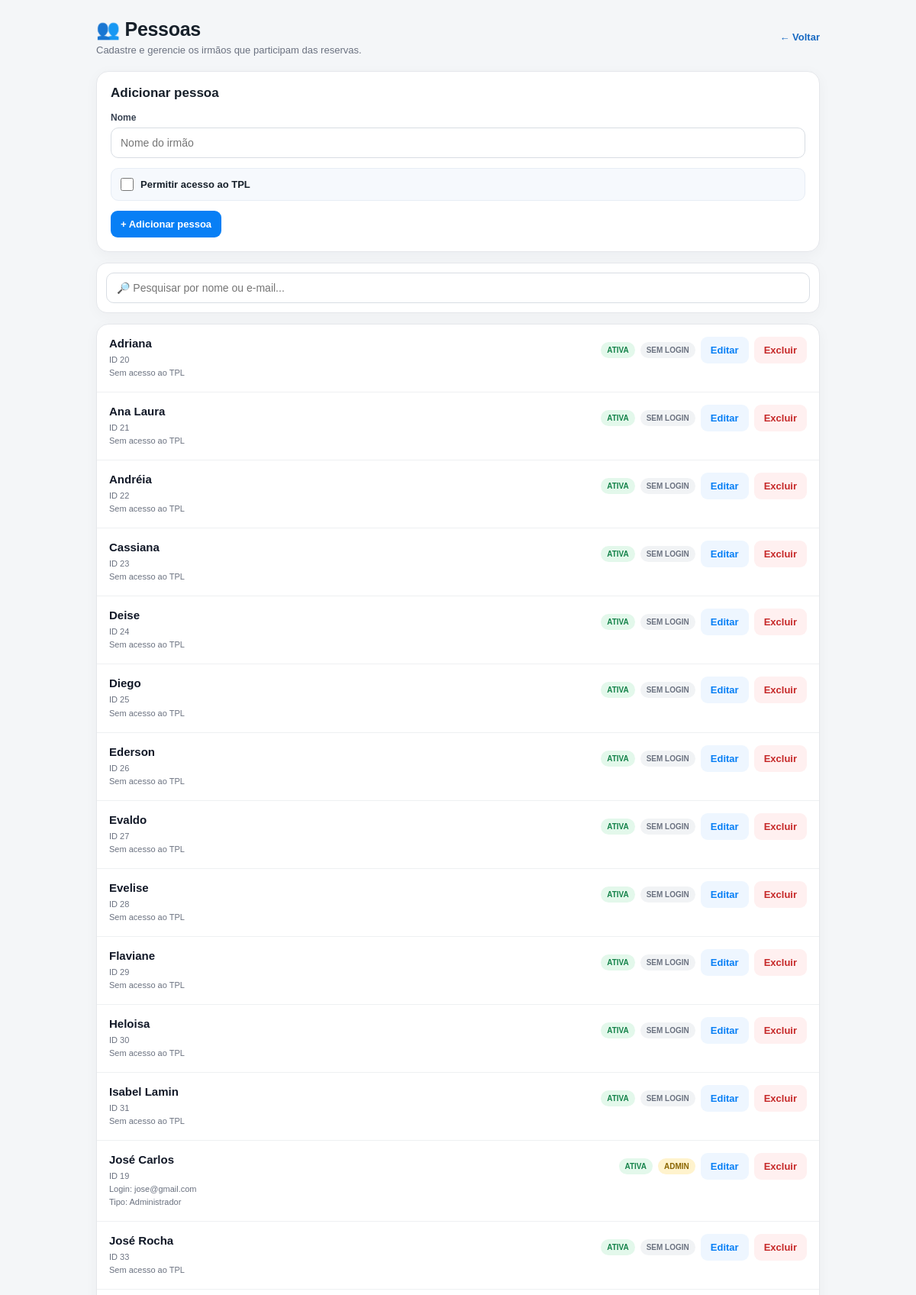
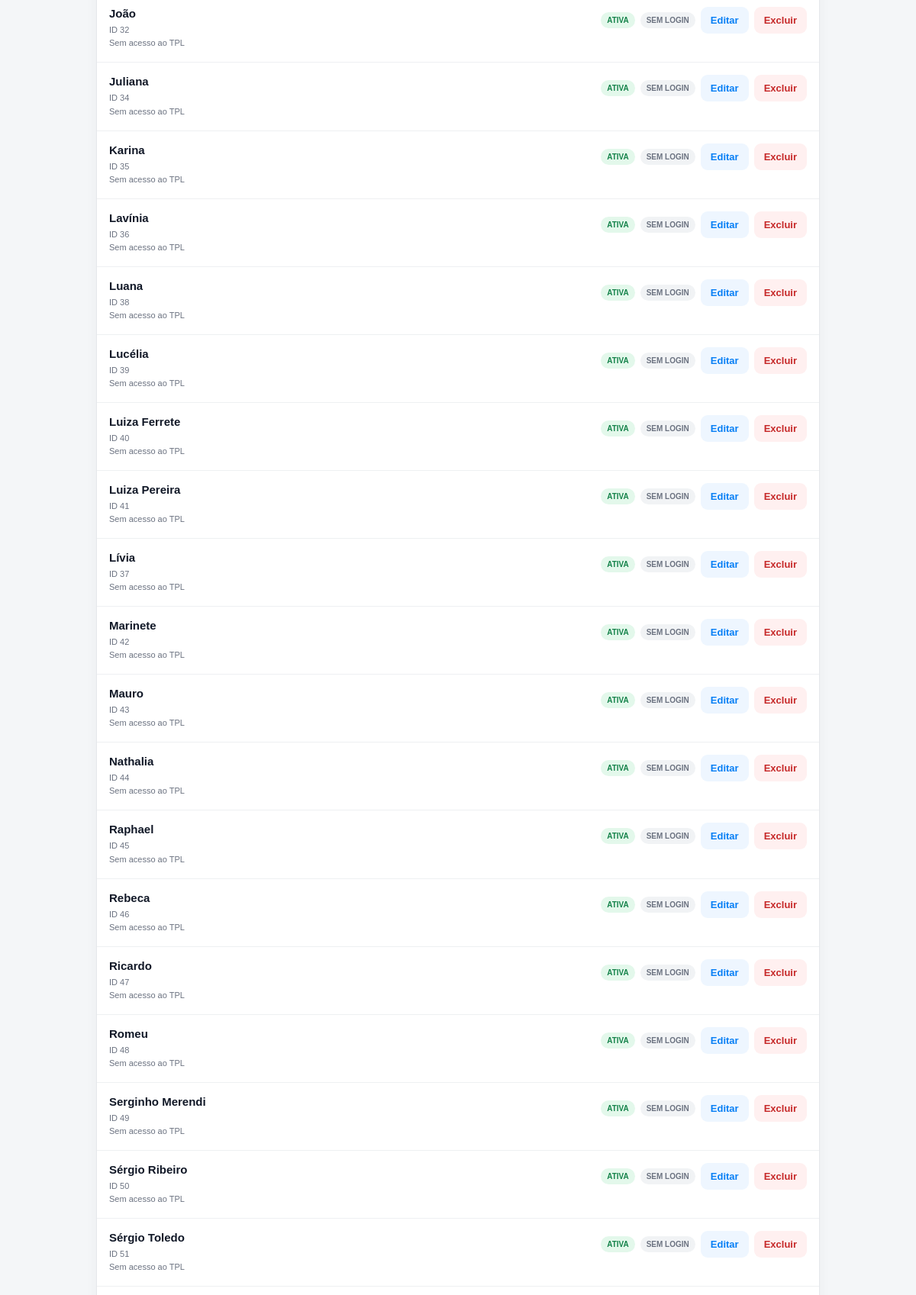
/admin/pessoas (signed in, upper part), run on the app's committed database (2 pictures, top to bottom).
### app/models.py (models this page shows, shortened)
class Pessoa(db.Model):
    id = db.Column(
        db.Integer,
        primary_key=True
    )
    nome = db.Column(
        db.String(100),
        nullable=False,
        unique=True
    )
    ativo = db.Column(
        db.Boolean,
        default=True
    )
    usuario_id = db.Column(
        db.Integer,
        db.ForeignKey("usuario.id"),
        nullable=True,
        unique=True
    )
    usuario = db.relationship(
        "Usuario",
        foreign_keys=[usuario_id]
    )

class Usuario(db.Model):
    id = db.Column(
        db.Integer,
        primary_key=True
    )
    nome = db.Column(
        db.String(100),
        nullable=False
    )
    email = db.Column(
        db.String(120),
        unique=True,
        nullable=False
    )
    senha = db.Column(
        db.String(200),
        nullable=False
    )
    tipo = db.Column(
        db.String(20),
        default="IRMAO"
    )
    ativo = db.Column(
        db.Boolean,
        default=True
    )
    @property
    def is_authenticated(self):
        return True

### app/routes.py (the view)
@routes.route("/admin/pessoas")
@admin_required
def admin_pessoas():
    pessoas = Pessoa.query.order_by(Pessoa.nome).all()
    return render_template(
        "admin_pessoas.html",
        pessoas=pessoas
    )

### app/routes.py (called while the page is built)
@routes.after_request
def impedir_cache_da_agenda(response):
    if request.endpoint == "routes.agenda":
        response.headers["Cache-Control"] = "no-store, no-cache, must-revalidate, max-age=0"
        response.headers["Pragma"] = "no-cache"
        response.headers["Expires"] = "0"
    return response

def admin_required(view):
    @wraps(view)
    @login_required
    def wrapper(*args, **kwargs):
        if current_user.tipo != "ADMIN":
            flash("Esta área é exclusiva para administradores.", "danger")
            return redirect(url_for("routes.agenda"))
        return view(*args, **kwargs)
    return wrapper

### app/templates/admin_pessoas.html (shortened to what this page needs)
<!DOCTYPE html>
<html lang="pt-BR">
<head>
    <link rel="stylesheet" href="{{ url_for('static', filename='css/style.css') }}">
</head>
<body>
<div class="app">
    <main class="pessoas-page">
        <div class="pessoas-topo">
            <div>
                <h1>👥 Pessoas</h1>
                <p>Cadastre e gerencie os irmãos que participam das reservas.</p>
            </div>
            <a class="btn-voltar" href="{{ url_for('routes.admin') }}">
                ← Voltar
            </a>
        </div>
        <div class="box">
            <h2>Adicionar pessoa</h2>
            <form method="POST"
                  action="{{ url_for('routes.adicionar_pessoa') }}"
                  id="formAdicionarPessoa">
                <div class="campo">
                    <label for="nome">Nome</label>
                    <input
                        type="text"
                        id="nome"
                        name="nome"
                        placeholder="Nome do irmão"
                        required
                        autocomplete="off"
                    >
                </div>
                <div class="login-opcao">
                    <input
                        type="checkbox"
                        id="acesso_login"
                        name="permitir_acesso"
                        value="sim"
                        onchange="mostrarCamposLoginAdicionar()"
                    >
                    <label for="acesso_login">
                        Permitir acesso ao TPL
                    </label>
                </div>
                <button class="btn btn-primary" type="submit">
                    + Adicionar pessoa
                </button>
            </form>
        </div>
        <div class="busca-pessoas">
            <input
                type="search"
                id="buscaPessoa"
                placeholder="🔎 Pesquisar por nome ou e-mail..."
                autocomplete="off"
            >
        </div>
        <div class="lista-pessoas">
            {% for pessoa in pessoas %}
                <div
                    class="pessoa"
                    data-search="{{ pessoa.nome|lower }} {% if pessoa.usuario %}{{ pessoa.usuario.email|lower }}{% endif %}"
                >
                    <div class="pessoa-info">
                        <div class="pessoa-nome">
                            {{ pessoa.nome }}
                        </div>
                        <div class="pessoa-meta">
                            ID {{ pessoa.id }}
                            {% if pessoa.usuario %}
                                <br>
                                Login: {{ pessoa.usuario.email }}
                                <br>
                                Tipo:
                                {% if pessoa.usuario.tipo == "ADMIN" %}
                                    Administrador
                                {% else %}
                                    Irmão
                                {% endif %}
                            {% else %}
                                <br>
                                Sem acesso ao TPL
                            {% endif %}
                        </div>
                    </div>
                    <div class="pessoa-acoes">
                        {% if pessoa.ativo %}
                            <span class="badge badge-ativo">ATIVA</span>
                        {% else %}
                            <span class="badge badge-inativo">INATIVA</span>
                        {% endif %}
                        {% if pessoa.usuario %}
                            {% if pessoa.usuario.ativo %}
                                {% if pessoa.usuario.tipo == "ADMIN" %}
                                    <span class="badge badge-admin">ADMIN</span>
                                {% else %}
                                    <span class="badge badge-login">LOGIN ATIVO</span>
                                {% endif %}
                            {% else %}
                                <span class="badge badge-sem-login">LOGIN INATIVO</span>
                            {% endif %}
                        {% else %}
                            <span class="badge badge-sem-login">SEM LOGIN</span>
                        {% endif %}
                        <button
                            type="button"
                            class="btn btn-editar"
                            onclick="editarPessoa({{ pessoa.id }})"
                        >
                            Editar
                        </button>
                        <form
                            method="POST"
                            action="{{ url_for('routes.excluir_pessoa', pessoa_id=pessoa.id) }}"
                        >
                            <button
                                class="btn btn-desativar"
                                type="submit"
                                onclick="return confirm('Tem certeza que deseja excluir esta pessoa?');"
                            >
                                Excluir
                            </button>
                        </form>
                    </div>
                </div>
            {% else %}
                <div style="padding:30px;text-align:center;color:#6b7280;">
                    Nenhuma pessoa cadastrada.
                </div>
            {% endfor %}
        </div>
    </main>
</div>
</body>
</html>

### app/static/css/style.css (style rules this page uses)
* { box-sizing: border-box; margin: 0; padding: 0; }
body { font-family: Arial, sans-serif; background: #f4f6f8; color: #17202a; padding-bottom: 80px; }
h2 { font-size: 18px; margin: 18px 0 12px; }
button { border: none; background: #0756ad; color: white; padding: 10px 18px; border-radius: 7px; font-size: 14px; font-weight: bold; cursor: pointer; }
.lista-pessoas { background: #fff; border: 1px solid #e1e5ea; border-radius: 12px; overflow: visible; }
.lista-pessoas { margin-top: 8px; display: flex; flex-direction: column; border: 1px solid #e1e5e9; border-radius: 10px; overflow: hidden; max-height: 330px; overflow-y: auto; }

### app/templates/admin_pessoas.html (style rules this page uses)
.pessoas-page { max-width: 980px; margin: 0 auto; padding: 24px 16px 40px; min-height: 100vh; }
.pessoas-topo { display: flex; align-items: center; justify-content: space-between; gap: 16px; margin-bottom: 20px; }
.pessoas-topo h1 { margin: 0; font-size: 25px; letter-spacing: -.3px; }
.pessoas-topo p { margin: 5px 0 0; color: #6b7280; font-size: 13px; }
.btn-voltar { color: #1769c2; text-decoration: none; font-size: 13px; font-weight: 600; white-space: nowrap; }
.box { background: #fff; border: 1px solid #e5e7eb; border-radius: 16px; padding: 18px; margin-bottom: 14px; box-shadow: 0 4px 18px rgba(15, 23, 42, .04); }
.box h2 { margin: 0 0 15px; font-size: 17px; }
.campo { margin-bottom: 12px; }
.campo label { display: block; margin-bottom: 6px; font-size: 12px; font-weight: 700; color: #374151; }
.campo input, .campo select { width: 100%; padding: 11px 12px; border: 1px solid #d8dde3; border-radius: 10px; font-size: 14px; box-sizing: border-box; background: #fff; }
.login-opcao { display: flex; align-items: center; gap: 9px; margin: 13px 0; padding: 12px; background: #f6f9fd; border: 1px solid #e7edf5; border-radius: 10px; }
.login-opcao input { width: 17px; height: 17px; margin: 0; accent-color: #087ff5; }
.login-opcao label { margin: 0; font-size: 13px; font-weight: 700; cursor: pointer; }
.btn { border: 0; border-radius: 9px; padding: 10px 13px; font-size: 13px; font-weight: 700; cursor: pointer; transition: .15s ease; }
.btn-primary { background: #087ff5; color: #fff; }
.btn-editar { background: #eef6ff; color: #087ff5; }
.btn-desativar { background: #fff0f0; color: #c62828; }
.busca-pessoas { display: flex; align-items: center; gap: 10px; background: #fff; border: 1px solid #e5e7eb; border-radius: 14px; padding: 12px; margin-bottom: 14px; box-shadow: 0 4px 18px rgba(15, 23, 42, .03); }
.busca-pessoas input { width: 100%; padding: 11px 13px; border: 1px solid #d8dde3; border-radius: 10px; font-size: 14px; outline: none; box-sizing: border-box; }
.lista-pessoas { background: #fff; border: 1px solid #e5e7eb; border-radius: 16px; overflow: visible; box-shadow: 0 4px 18px rgba(15, 23, 42, .04); }
.pessoa { display: flex; align-items: flex-start; justify-content: space-between; gap: 15px; padding: 16px; border-bottom: 1px solid #eef0f2; flex-wrap: wrap; }
.pessoa-info { flex: 1; min-width: 210px; }
.pessoa-nome { font-size: 15px; font-weight: 800; color: #111827; }
.pessoa-meta { margin-top: 5px; font-size: 11px; color: #6b7280; line-height: 1.55; }
.pessoa-acoes { display: flex; align-items: center; justify-content: flex-end; gap: 7px; flex-wrap: wrap; }
.badge { padding: 5px 8px; border-radius: 999px; font-size: 10px; font-weight: 800; white-space: nowrap; }
.badge-ativo { background: #e3f8eb; color: #16834b; }
.badge-admin { background: #fff3cd; color: #8a6500; }
.badge-sem-login { background: #f1f3f5; color: #6b7280; }
.pessoa { overflow: visible !important; height: auto !important; max-height: none !important; }
.lista-pessoas { width: 100% !important; height: auto !important; min-height: 0 !important; max-height: none !important; overflow: visible !important; box-sizing: border-box; }
.lista-pessoas .pessoa { width: 100%; height: auto !important; min-height: 0 !important; max-height: none !important; overflow: visible !important; box-sizing: border-box; }

### data on the page
Pessoa: nome "Adriana", id "20", shows "Sem acesso ao TPL", ativo "ATIVA", shows "SEM LOGIN"
Pessoa: nome "Ana Laura", id "21", shows "Sem acesso ao TPL", ativo "ATIVA", shows "SEM LOGIN"
Pessoa: nome "Andréia", id "22", shows "Sem acesso ao TPL", ativo "ATIVA", shows "SEM LOGIN"
Pessoa: nome "Cassiana", id "23", shows "Sem acesso ao TPL", ativo "ATIVA", shows "SEM LOGIN"
Pessoa: nome "Deise", id "24", shows "Sem acesso ao TPL", ativo "ATIVA", shows "SEM LOGIN"
Pessoa: nome "Diego", id "25", shows "Sem acesso ao TPL", ativo "ATIVA", shows "SEM LOGIN"
Pessoa: nome "Ederson", id "26", shows "Sem acesso ao TPL", ativo "ATIVA", shows "SEM LOGIN"
Pessoa: nome "Evaldo", id "27", shows "Sem acesso ao TPL", ativo "ATIVA", shows "SEM LOGIN"
Pessoa: nome "Evelise", id "28", shows "Sem acesso ao TPL", ativo "ATIVA", shows "SEM LOGIN"
Pessoa: nome "Flaviane", id "29", shows "Sem acesso ao TPL", ativo "ATIVA", shows "SEM LOGIN"
Pessoa: nome "Heloisa", id "30", shows "Sem acesso ao TPL", ativo "ATIVA", shows "SEM LOGIN"
Pessoa: nome "Isabel Lamin", id "31", shows "Sem acesso ao TPL", ativo "ATIVA", shows "SEM LOGIN"
Pessoa: nome "José Carlos", id "19", usuario.email "jose@gmail.com", shows "Administrador", ativo "ATIVA", shows "ADMIN"
Pessoa: nome "José Rocha", id "33", shows "Sem acesso ao TPL", ativo "ATIVA", shows "SEM LOGIN"
Pessoa: nome "João", id "32", shows "Sem acesso ao TPL", ativo "ATIVA", shows "SEM LOGIN"
Pessoa: nome "Juliana", id "34", shows "Sem acesso ao TPL", ativo "ATIVA", shows "SEM LOGIN"
Pessoa: nome "Karina", id "35", shows "Sem acesso ao TPL", ativo "ATIVA", shows "SEM LOGIN"
Pessoa: nome "Lavínia", id "36", shows "Sem acesso ao TPL", ativo "ATIVA", shows "SEM LOGIN"
Pessoa: nome "Luana", id "38", shows "Sem acesso ao TPL", ativo "ATIVA", shows "SEM LOGIN"
Pessoa: nome "Lucélia", id "39", shows "Sem acesso ao TPL", ativo "ATIVA", shows "SEM LOGIN"
Pessoa: nome "Luiza Ferrete", id "40", shows "Sem acesso ao TPL", ativo "ATIVA", shows "SEM LOGIN"
Pessoa: nome "Luiza Pereira", id "41", shows "Sem acesso ao TPL", ativo "ATIVA", shows "SEM LOGIN"
Pessoa: nome "Lívia", id "37", shows "Sem acesso ao TPL", ativo "ATIVA", shows "SEM LOGIN"
Pessoa: nome "Marinete", id "42", shows "Sem acesso ao TPL", ativo "ATIVA", shows "SEM LOGIN"
Pessoa: nome "Mauro", id "43", shows "Sem acesso ao TPL", ativo "ATIVA", shows "SEM LOGIN"
Pessoa: nome "Nathalia", id "44", shows "Sem acesso ao TPL", ativo "ATIVA", shows "SEM LOGIN"
Pessoa: nome "Raphael", id "45", shows "Sem acesso ao TPL", ativo "ATIVA", shows "SEM LOGIN"
Pessoa: nome "Rebeca", id "46", shows "Sem acesso ao TPL", ativo "ATIVA", shows "SEM LOGIN"
Pessoa: nome "Ricardo", id "47", shows "Sem acesso ao TPL", ativo "ATIVA", shows "SEM LOGIN"
Pessoa: nome "Romeu", id "48", shows "Sem acesso ao TPL", ativo "ATIVA", shows "SEM LOGIN"
Pessoa: nome "Serginho Merendi", id "49", shows "Sem acesso ao TPL", ativo "ATIVA", shows "SEM LOGIN"
Pessoa: nome "Sérgio Ribeiro", id "50", shows "Sem acesso ao TPL", ativo "ATIVA", shows "SEM LOGIN"
Pessoa: nome "Sérgio Toledo", id "51", shows "Sem acesso ao TPL", ativo "ATIVA", shows "SEM LOGIN"
